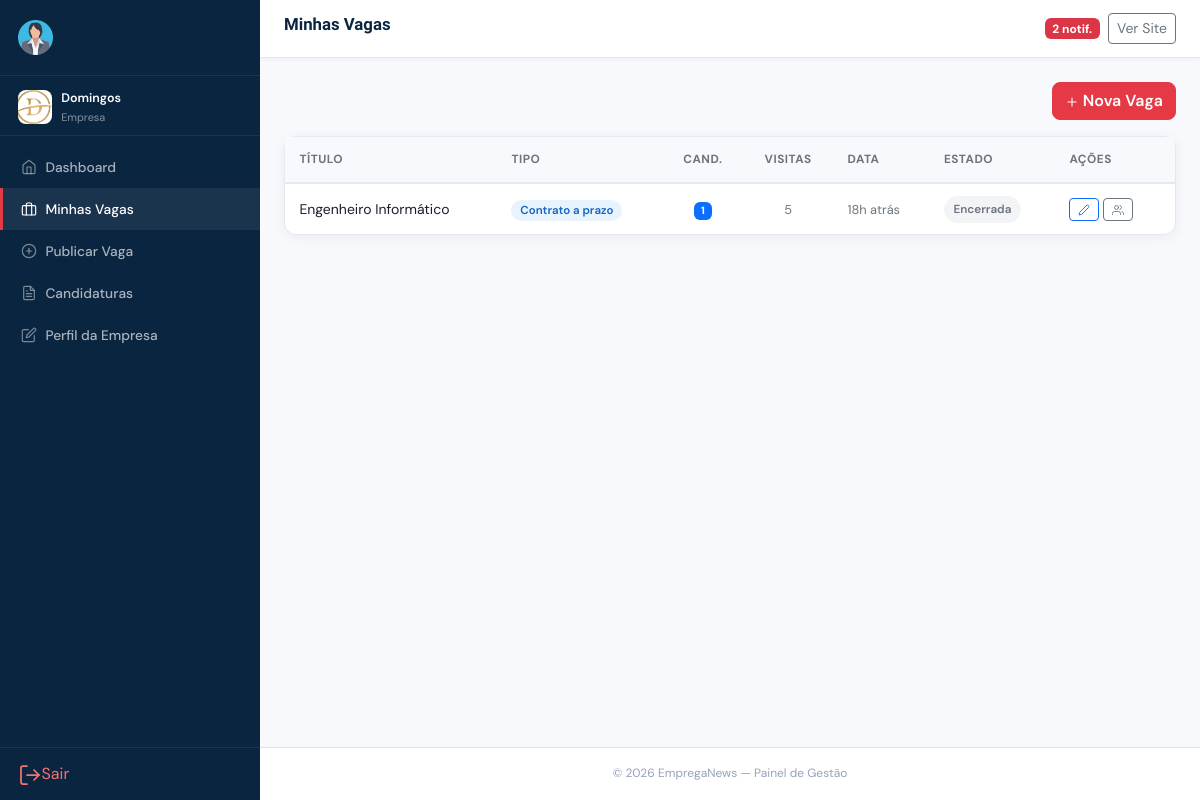
The app's page /empresa/vagas.php (signed in) with its own data.
### tables this page shows
CREATE TABLE `empresas` (
  `id` int(11) NOT NULL,
  `utilizador_id` int(11) NOT NULL,
  `nome` varchar(200) NOT NULL,
  `slug` varchar(220) NOT NULL,
  `logo` varchar(255) DEFAULT NULL,
  `nif` varchar(30) DEFAULT NULL,
  `website` varchar(200) DEFAULT NULL,
  `telefone` varchar(30) DEFAULT NULL,
  `email_contato` varchar(150) DEFAULT NULL,
  `provincia_id` int(11) DEFAULT NULL,
  `morada` text DEFAULT NULL,
  `setor` varchar(100) DEFAULT NULL,
  `dimensao` enum('startup','pequena','media','grande','multinacional') DEFAULT 'media',
  `ano_fundacao` year(4) DEFAULT NULL,
  `sobre` text DEFAULT NULL,
  `estado` enum('pendente','aprovada','suspensa','rejeitada') DEFAULT 'pendente',
  `verificada` tinyint(1) DEFAULT 0 COMMENT 'Selo verificado pelo admin',
  `total_vagas_publicadas` int(11) DEFAULT 0,
  `criado_em` timestamp NOT NULL DEFAULT current_timestamp(),
  `atualizado_em` timestamp NOT NULL DEFAULT current_timestamp() ON UPDATE current_timestamp()
);

CREATE TABLE `vagas` (
  `id` int(11) NOT NULL,
  `empresa_id` int(11) NOT NULL,
  `titulo` varchar(200) NOT NULL,
  `slug` varchar(220) NOT NULL,
  `categoria_id` int(11) DEFAULT NULL,
  `provincia_id` int(11) DEFAULT NULL,
  `tipo_contrato` enum('efectivo','contrato','part_time','freelance','estagio','voluntario') DEFAULT 'efectivo',
  `modalidade` enum('presencial','remoto','hibrido') DEFAULT 'presencial',
  `nivel_experiencia` enum('sem_experiencia','junior','medio','senior','diretor') DEFAULT 'medio',
  `nivel_escolaridade` enum('basico','medio','bacharelato','licenciatura','mestrado','doutoramento','indiferente') DEFAULT 'licenciatura',
  `descricao` longtext NOT NULL,
  `requisitos` text DEFAULT NULL,
  `beneficios` text DEFAULT NULL,
  `salario_min` decimal(12,2) DEFAULT NULL,
  `salario_max` decimal(12,2) DEFAULT NULL,
  `moeda_salario` varchar(10) DEFAULT 'AOA',
  `salario_negociavel` tinyint(1) DEFAULT 0,
  `salario_visivel` tinyint(1) DEFAULT 1,
  `vagas_disponiveis` int(11) DEFAULT 1,
  `data_publicacao` date DEFAULT curdate(),
  `data_encerramento` date DEFAULT NULL,
  `estado` enum('rascunho','pendente','publicada','encerrada','arquivada') DEFAULT 'pendente',
  `destaque` tinyint(1) DEFAULT 0,
  `total_candidaturas` int(11) DEFAULT 0,
  `total_visualizacoes` int(11) DEFAULT 0,
  `criado_em` timestamp NOT NULL DEFAULT current_timestamp(),
  `atualizado_em` timestamp NOT NULL DEFAULT current_timestamp() ON UPDATE current_timestamp()
);

### includes/config.php (called while the page is built, shortened)
<?php
class DB {
    private static ?PDO $c = null;
    public static function conn(): PDO {
        if (!self::$c) {
            try {
                self::$c = new PDO(
                    "mysql:host=".DB_HOST.";dbname=".DB_NAME.";charset=utf8mb4",
                    DB_USER, DB_PASS,
                    [PDO::ATTR_ERRMODE            => PDO::ERRMODE_EXCEPTION,
                     PDO::ATTR_DEFAULT_FETCH_MODE => PDO::FETCH_ASSOC,
                     PDO::ATTR_EMULATE_PREPARES   => false]
                );
            } catch (PDOException $e) {
                die('
<!DOCTYPE html><html><head><meta charset="UTF-8">
<title>Erro de Ligação</title>
<style>body{font-family:sans-serif;padding:3rem;color:#c00;background:#fff8f8;}
h2{color:#c00;}code{background:#fee;padding:.2rem .4rem;border-radius:4px;}</style>
</head><body>
<h2>⚠ Erro de Ligação à Base de Dados</h2>
<p>Não foi possível ligar ao MySQL. Verifique as configurações em <code>includes/config.php</code>:</p>
<ul>
  <li>DB_HOST: <code>' . DB_HOST . '</code></li>
  <li>DB_NAME: <code>' . DB_NAME . '</code></li>
  <li>DB_USER: <code>' . DB_USER . '</code></li>
</ul>
<p>Mensagem do servidor: <code>' . htmlspecialchars($e->getMessage()) . '</code></p>
<p>Certifique-se de que correu o ficheiro <code>database.sql</code> para criar a base de dados.</p>
</body></html>');
            }
        }
        return self::$c;
    }
    public static function q(string $sql, array $p=[]): PDOStatement { $s=self::conn()->prepare($sql); $s->execute($p); return $s; }
    public static function row(string $sql, array $p=[]): ?array     { return self::q($sql,$p)->fetch()?:null; }
    public static function all(string $sql, array $p=[]): array      { return self::q($sql,$p)->fetchAll(); }
    public static function val(string $sql, array $p=[]): mixed      { $r=self::q($sql,$p)->fetch(PDO::FETCH_NUM); return $r?$r[0]:null; }
}
function allCfg(): array {
    try { return array_column(DB::all("SELECT chave,valor FROM configuracoes"),'valor','chave'); }
    catch(Exception $e){ return []; }
}
function h(mixed $s): string { return htmlspecialchars((string)$s, ENT_QUOTES, 'UTF-8'); }
function url(string $caminho = ''): string {
    return BASE_URL . ltrim($caminho, '/');
}
function tempo(string $data): string {
    $diff = time() - strtotime($data);
    if ($diff < 86400)  return floor($diff/3600).'h atrás';
    return date('d/m/Y', strtotime($data));
}
function loggedIn(): bool { return !empty($_SESSION['uid']); }
function meEmpresa(): ?array {
    return DB::row(
        "SELECT e.*, u.email, u.nome as nome_user FROM empresas e
         JOIN utilizadores u ON u.id=e.utilizador_id
         WHERE e.utilizador_id=?", [$_SESSION['uid']]
    );
}
function totalNotifs(): int {
    return (int)(DB::val("SELECT COUNT(*) FROM notificacoes WHERE utilizador_id=? AND lida=0",
        [$_SESSION['uid']]) ?? 0);
}
function labelContrato(string $v): string {
    return match($v) {
        'efectivo'  => 'Efectivo',   'contrato'   => 'Contrato a prazo',
        'part_time' => 'Part-time',  'freelance'  => 'Freelance',
        'estagio'   => 'Estágio',    'voluntario' => 'Voluntariado',
        default     => ucfirst($v)
    };
}

### empresa/vagas.php (the view, shortened to what this page needs)
<?php
require_once '../includes/config.php';
$cfg=$allCfg=allCfg(); $emp=meEmpresa();
$titulo_pag='Minhas Vagas';
$vagas=DB::all("SELECT v.*,COUNT(c.id) as tc FROM vagas v LEFT JOIN candidaturas c ON c.vaga_id=v.id WHERE v.empresa_id=? GROUP BY v.id ORDER BY v.criado_em DESC",[$emp['id']]);
require_once '../includes/header_painel.php';
?>
<div class="d-flex justify-content-end mb-3">
  <a href="<?= url('empresa/nova_vaga.php') ?>" class="btn btn-ace"><i data-feather="plus" style="width:14px;height:14px;" class="me-1"></i>Nova Vaga</a>
</div>
<div class="p-card">
  <div class="table-responsive">
    <table class="t-emp mb-0">
      <thead><tr><th>Título</th><th>Tipo</th><th class="text-center">Cand.</th><th class="text-center">Visitas</th><th>Data</th><th>Estado</th><th width="120">Ações</th></tr></thead>
      <tbody>
        <?php if(empty($vagas)): ?>
        <tr><td colspan="7" class="text-center py-5">
          <div style="font-size:2.5rem;margin-bottom:.5rem;">📋</div>
          <div class="fw-600">Nenhuma vaga publicada ainda</div>
          <a href="<?= url('empresa/nova_vaga.php') ?>" class="btn btn-sm btn-ace mt-2">Publicar Primeira Vaga</a>
        </td></tr>
        <?php else: foreach($vagas as $v):
          $cls=match($v['estado']){'publicada'=>'b-pub','pendente'=>'b-pend','encerrada'=>'b-enc',default=>'b-enc'};
          $lbl=match($v['estado']){'publicada'=>'Publicada','pendente'=>'Pendente rev.','encerrada'=>'Encerrada','rascunho'=>'Rascunho',default=>ucfirst($v['estado'])};
        ?>
        <tr>
          <td>
            <div class="fw-600" style="max-width:220px;white-space:nowrap;overflow:hidden;text-overflow:ellipsis;"><?= h($v['titulo']) ?></div>
          </td>
          <td><span class="badge-contrato" style="font-size:.72rem;"><?= labelContrato($v['tipo_contrato']) ?></span></td>
          <td class="text-center"><span class="badge bg-primary"><?= $v['tc'] ?></span></td>
          <td class="text-center text-muted-sm"><?= $v['total_visualizacoes'] ?></td>
          <td class="text-muted-sm"><?= tempo($v['criado_em']) ?></td>
          <td><span class="b-status <?= $cls ?>"><?= $lbl ?></span></td>
          <td>
            <div class="d-flex gap-1">
              <a href="<?= url('empresa/nova_vaga.php?id='.$v['id']) ?>" class="btn btn-sm btn-outline-primary py-0 px-2"><i data-feather="edit-2" style="width:12px;height:12px;"></i></a>
              <a href="<?= url('empresa/candidaturas.php?vaga='.$v['id']) ?>" class="btn btn-sm btn-outline-secondary py-0 px-2"><i data-feather="users" style="width:12px;height:12px;"></i></a>
            </div>
          </td>
        </tr>
        <?php endforeach; endif; ?>
      </tbody>
    </table>
  </div>
</div>
<?php require_once '../includes/footer_painel.php'; ?>

### includes/header_painel.php (shortened to what this page needs)
 <?php
$cfg       = $cfg ?? allCfg();
$titulo_pag= $titulo_pag ?? 'Painel';
$nome_site = $cfg['site_nome'] ?? 'Emprega';
$script     = $_SERVER['SCRIPT_NAME'] ?? '/index.php';
$depth      = substr_count(str_replace('\\','/',dirname($script)), '/');
$base_depth = substr_count(rtrim(str_replace('\\','/',parse_url(BASE_URL,PHP_URL_PATH)),'/'), '/');
$levels     = max(0, $depth - $base_depth);
$rel        = str_repeat('../', $levels);
$tipo_u   = $_SESSION['tipo']  ?? '';
$nome_u   = $_SESSION['nome']  ?? '';
$notifs   = totalNotifs();
$nav_admin = [
    ['home', url('admin/index.php'), 'Dashboard'],
    ['briefcase', url('admin/vagas.php'), 'Vagas'],
    ['building-2', url('admin/empresas.php'), 'Empresas'],
    ['users', url('admin/candidatos.php'), 'Candidatos'],
    ['file-text', url('admin/candidaturas.php'), 'Candidaturas'],
    ['grid', url('admin/categorias.php'), 'Categorias'],
    ['bar-chart-2', url('admin/relatorios.php'), 'Relatórios'],
    ['settings', url('admin/configuracoes.php'), 'Configurações'],
];
$nav_empresa = [
    ['home', url('empresa/index.php'), 'Dashboard'],
    ['briefcase', url('empresa/vagas.php'), 'Minhas Vagas'],
    ['plus-circle', url('empresa/nova_vaga.php'), 'Publicar Vaga'],
    ['file-text', url('empresa/candidaturas.php'), 'Candidaturas'],
    ['edit', url('empresa/perfil.php'), 'Perfil da Empresa'],
];
$nav_candidato = [
    ['home', url('candidato/index.php'), 'Dashboard'],
    ['search', url('index.php'), 'Pesquisar Vagas'],
    ['file-text', url('candidato/candidaturas.php'), 'Minhas Candidaturas'],
    ['heart', url('candidato/guardadas.php'), 'Vagas Guardadas'],
    ['user', url('candidato/perfil.php'), 'Meu Perfil'],
    ['file', url('candidato/curriculo.php'), 'Currículo'],
    ['bell', url('candidato/notificacoes.php'), 'Notificações'],
];
$nav_links = match($tipo_u) {
    'admin'     => $nav_admin,
    'empresa'   => $nav_empresa,
    default     => $nav_candidato
};
$script_atual = basename($_SERVER['SCRIPT_NAME'] ?? '');
$dir_atual    = basename(dirname($_SERVER['SCRIPT_NAME'] ?? ''));
?>
<!DOCTYPE html>
<html lang="pt">
<head>
<link rel="stylesheet" href="https://cdn.jsdelivr.net/npm/bootstrap@5.3.2/dist/css/bootstrap.min.css">
<link rel="stylesheet" href="<?= $rel ?>assets/css/style.css">
</head>
<body>
<aside class="painel-sidebar" id="pSidebar">
  <div class="painel-brand">
    <a href="<?= url('index.php') ?>" class="nav-brand">
      <?php if(!empty($cfg['site_logo'])): ?>
        <img src="<?= url('uploads/site/'.$cfg['site_logo']) ?>" alt="<?= h($nome_site) ?>">
      <?php else: ?>
        <span style="font-size:1.2rem;color:#fff;"><?= h($nome_site) ?><span style="color:var(--ace);">.</span></span>
      <?php endif; ?>
    </a>
  </div>
  <div style="padding:.75rem 1.1rem .5rem;border-bottom:1px solid rgba(255,255,255,.08);display:flex;align-items:center;gap:.6rem;min-width:0;">
    <?php
        $foto_u = '';
    $user_id_sessao = $_SESSION['user_id'] ?? $_SESSION['id'] ?? 0;
    if ($tipo_u === 'admin' && $user_id_sessao) {
        $ad = DB::row("SELECT foto FROM utilizadores WHERE id=?", [$user_id_sessao]);
        $foto_u = $ad['foto'] ?? '';
    }
    elseif ($tipo_u === 'candidato') {
        $c = meCandidato();
        $foto_u = $c['foto'] ?? '';
    }
    elseif ($tipo_u === 'empresa') {
        $e = meEmpresa();
        $foto_u = $e['logo'] ?? '';
    }
    ?>
          <?php if ($foto_u):
      $pasta = match($tipo_u) { 'empresa' => 'logos', 'admin' => 'perfil', default => 'fotos' };
    ?>
      <img src="<?= url('uploads/'.$pasta.'/'.$foto_u) ?>"
        style="width:34px;height:34px;border-radius:<?= ($tipo_u==='empresa'?'8px':'50%') ?>;object-fit:cover;background:#fff;flex-shrink:0;">
    <?php else: ?>
      <div style="width:34px;height:34px;border-radius:50%;background:var(--sec);display:flex;align-items:center;justify-content:center;color:#fff;font-weight:700;font-size:.8rem;flex-shrink:0;">
        <?= mb_strtoupper(mb_substr($nome_u,0,1)) ?>
      </div>
    <?php endif; ?>
    <div style="min-width:0;">
      <div style="font-size:.78rem;font-weight:600;color:#fff;white-space:nowrap;overflow:hidden;text-overflow:ellipsis;"><?= h($nome_u) ?></div>
      <div style="font-size:.68rem;color:rgba(255,255,255,.5);"><?= ucfirst($tipo_u) ?></div>
    </div>
  </div>
  <nav class="painel-nav">
    <?php foreach ($nav_links as [$ico,$href,$label]):
      $is_active = (rtrim($href,'/') === rtrim(url($dir_atual.'/'.$script_atual),'/'))
                || (rtrim($href,'/') === rtrim(url($script_atual),'/'));
    ?>
    <a class="nav-item <?= $is_active?'active':'' ?>" href="<?= h($href) ?>">
      <i data-feather="<?= $ico ?>"></i>
      <span><?= $label ?></span>
    </a>
    <?php endforeach; ?>
  </nav>
  <div class="painel-footer">
    <a class="nav-item" href="<?= url('logout.php') ?>" style="color:#f87171!important;">
      <i data-feather="log-out"></i><span>Sair</span>
    </a>
  </div>
</aside>
<div class="painel-main">
  <header class="painel-topbar">
    <div class="d-flex align-items-center gap-3">
      <h1 class="painel-page-title"><?= h($titulo_pag) ?></h1>
    </div>
    <div class="d-flex align-items-center gap-2">
      <?php if ($notifs > 0): ?>
        <span class="badge bg-danger"><?= $notifs ?> notif.</span>
      <?php endif; ?>
      <a href="<?= url('index.php') ?>" class="btn btn-sm btn-outline-secondary d-none d-sm-inline-block">
        Ver Site
      </a>
    </div>
  </header>
  <div class="painel-content">

### records on screen
empresas: logo (picture)
vagas: titulo "Engenheiro Informático", tipo_contrato "Contrato a prazo", tc "1", total_visualizacoes "5", criado_em "18h atrás", estado "Encerrada"

### other values on screen
$nome_u "Domingos"
$tipo_u "Empresa"
$label "Dashboard"
$label "Minhas Vagas"
$label "Publicar Vaga"
$label "Candidaturas"
$label "Perfil da Empresa"
$titulo_pag "Minhas Vagas"
$notifs "2"
$cfg['site_nome'] "EmpregaNews"
